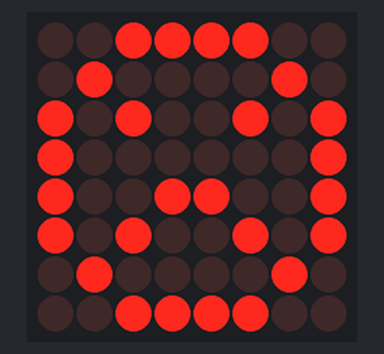
Simulated run of this sketch. Board: Arduino Uno, built with avr-gcc and run on an emulated ATmega328P. On the bench: 8×8 LED matrix.

Above: at 0.1 s.
At 1.1 s:
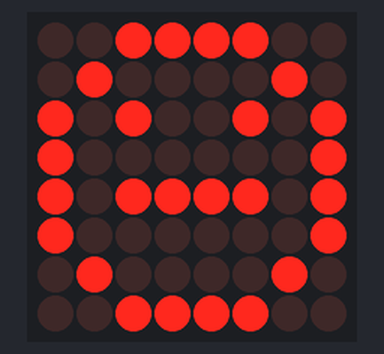
At 2.1 s:
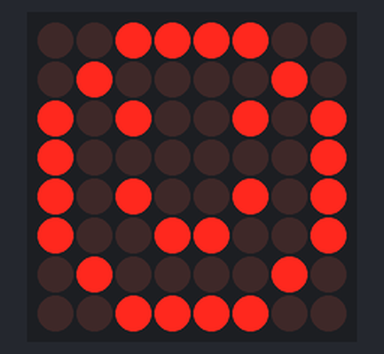

Measured:
- by itself, everything shown: repeats every 3.0 s, in 3 steps
- what the display in image 1 shows lasts 1.0 s, from 1.0 s to 2.0 s

The sketch:

LEDdemo.ino
```cpp
/*
 Created by Rui Santos

 All the resources for this project:
 http://randomnerdtutorials.com/
*/

#include <LedControl.h>
#include "binary.h"

/*
 DIN connects to pin 12
 CLK connects to pin 11
 CS connects to pin 10
*/
LedControl lc=LedControl(0,1,2,1);

// delay time between faces
unsigned long delaytime=1000;

// happy face
byte hf[8]= {B00111100,B01000010,B10100101,B10000001,B10100101,B10011001,B01000010,B00111100};
// neutral face
byte nf[8]={B00111100, B01000010,B10100101,B10000001,B10111101,B10000001,B01000010,B00111100};
// sad face
byte sf[8]= {B00111100,B01000010,B10100101,B10000001,B10011001,B10100101,B01000010,B00111100};

void setup() {
  lc.shutdown(0,false);
  // Set brightness to a medium value
  lc.setIntensity(0,8);
  // Clear the display
  lc.clearDisplay(0);
}

void drawFaces(){
  // Display sad face
  lc.setRow(0,0,sf[0]);
  lc.setRow(0,1,sf[1]);
  lc.setRow(0,2,sf[2]);
  lc.setRow(0,3,sf[3]);
  lc.setRow(0,4,sf[4]);
  lc.setRow(0,5,sf[5]);
  lc.setRow(0,6,sf[6]);
  lc.setRow(0,7,sf[7]);
  delay(delaytime);

  // Display neutral face
  lc.setRow(0,0,nf[0]);
  lc.setRow(0,1,nf[1]);
  lc.setRow(0,2,nf[2]);
  lc.setRow(0,3,nf[3]);
  lc.setRow(0,4,nf[4]);
  lc.setRow(0,5,nf[5]);
  lc.setRow(0,6,nf[6]);
  lc.setRow(0,7,nf[7]);
  delay(delaytime);

  // Display happy face
  lc.setRow(0,0,hf[0]);
  lc.setRow(0,1,hf[1]);
  lc.setRow(0,2,hf[2]);
  lc.setRow(0,3,hf[3]);
  lc.setRow(0,4,hf[4]);
  lc.setRow(0,5,hf[5]);
  lc.setRow(0,6,hf[6]);
  lc.setRow(0,7,hf[7]);
  delay(delaytime);
}

void loop(){
  drawFaces();
}
```

binary.h
```cpp
// (licence header left out)
#ifndef Binary_h
#define Binary_h

#define B0 0
#define B00 0
#define B000 0
#define B0000 0
#define B00000 0
#define B000000 0
#define B0000000 0
#define B00000000 0
#define B1 1
#define B01 1
#define B001 1
#define B0001 1
#define B00001 1
#define B000001 1
#define B0000001 1
#define B00000001 1
#define B10 2
#define B010 2
#define B0010 2
#define B00010 2
#define B000010 2
#define B0000010 2
#define B00000010 2
#define B11 3
#define B011 3
#define B0011 3
#define B00011 3
#define B000011 3
#define B0000011 3
#define B00000011 3
#define B100 4
#define B0100 4
#define B00100 4
#define B000100 4
#define B0000100 4
#define B00000100 4
#define B101 5
#define B0101 5
#define B00101 5
#define B000101 5
#define B0000101 5
#define B00000101 5
#define B110 6
#define B0110 6
#define B00110 6
#define B000110 6
#define B0000110 6
#define B00000110 6
#define B111 7
#define B0111 7
#define B00111 7
#define B000111 7
#define B0000111 7
#define B00000111 7
#define B1000 8
#define B01000 8
#define B001000 8
#define B0001000 8
#define B00001000 8
#define B1001 9
#define B01001 9
#define B001001 9
#define B0001001 9
#define B00001001 9
#define B1010 10
#define B01010 10
#define B001010 10
#define B0001010 10
#define B00001010 10
#define B1011 11
#define B01011 11
#define B001011 11
#define B0001011 11
#define B00001011 11
#define B1100 12
#define B01100 12
#define B001100 12
#define B0001100 12
#define B00001100 12
#define B1101 13
#define B01101 13
#define B001101 13
#define B0001101 13
#define B00001101 13
#define B1110 14
#define B01110 14
#define B001110 14
#define B0001110 14
#define B00001110 14
#define B1111 15
#define B01111 15
#define B001111 15
#define B0001111 15
#define B00001111 15
#define B10000 16
#define B010000 16
#define B0010000 16
#define B00010000 16
#define B10001 17
#define B010001 17
#define B0010001 17
#define B00010001 17
#define B10010 18
#define B010010 18
#define B0010010 18
#define B00010010 18
#define B10011 19
#define B010011 19
#define B0010011 19
#define B00010011 19
#define B10100 20
#define B010100 20
#define B0010100 20
#define B00010100 20
#define B10101 21
#define B010101 21
#define B0010101 21
#define B00010101 21
#define B10110 22
#define B010110 22
#define B0010110 22
#define B00010110 22
#define B10111 23
#define B010111 23
#define B0010111 23
#define B00010111 23
#define B11000 24
#define B011000 24
#define B0011000 24
#define B00011000 24
#define B11001 25
#define B011001 25
#define B0011001 25
#define B00011001 25
#define B11010 26
#define B011010 26
#define B0011010 26
#define B00011010 26
#define B11011 27
#define B011011 27
#define B0011011 27
#define B00011011 27
#define B11100 28
#define B011100 28
#define B0011100 28
#define B00011100 28
#define B11101 29
#define B011101 29
#define B0011101 29
#define B00011101 29
#define B11110 30
#define B011110 30
#define B0011110 30
#define B00011110 30
#define B11111 31
#define B011111 31
#define B0011111 31
#define B00011111 31
#define B100000 32
#define B0100000 32
#define B00100000 32
#define B100001 33
#define B0100001 33
#define B00100001 33
#define B100010 34
#define B0100010 34
#define B00100010 34
#define B100011 35
#define B0100011 35
#define B00100011 35
#define B100100 36
#define B0100100 36
#define B00100100 36
#define B100101 37
#define B0100101 37
#define B00100101 37
#define B100110 38
#define B0100110 38
#define B00100110 38
#define B100111 39
#define B0100111 39
#define B00100111 39
#define B101000 40
#define B0101000 40
#define B00101000 40
#define B101001 41
#define B0101001 41
#define B00101001 41
#define B101010 42
#define B0101010 42
#define B00101010 42
#define B101011 43
#define B0101011 43
#define B00101011 43
#define B101100 44
#define B0101100 44
#define B00101100 44
#define B101101 45
#define B0101101 45
#define B00101101 45
#define B101110 46
#define B0101110 46
#define B00101110 46
#define B101111 47
#define B0101111 47
#define B00101111 47
#define B110000 48
#define B0110000 48
#define B00110000 48
#define B110001 49
#define B0110001 49
#define B00110001 49
#define B110010 50
#define B0110010 50
#define B00110010 50
#define B110011 51
#define B0110011 51
#define B00110011 51
#define B110100 52
#define B0110100 52
#define B00110100 52
#define B110101 53
#define B0110101 53
#define B00110101 53
#define B110110 54
#define B0110110 54
#define B00110110 54
#define B110111 55
#define B0110111 55
#define B00110111 55
#define B111000 56
#define B0111000 56
#define B00111000 56
#define B111001 57
#define B0111001 57
#define B00111001 57
#define B111010 58
#define B0111010 58
#define B00111010 58
#define B111011 59
#define B0111011 59
#define B00111011 59
#define B111100 60
#define B0111100 60
#define B00111100 60
#define B111101 61
#define B0111101 61
#define B00111101 61
#define B111110 62
#define B0111110 62
#define B00111110 62
#define B111111 63
#define B0111111 63
#define B00111111 63
#define B1000000 64
#define B01000000 64
#define B1000001 65
#define B01000001 65
#define B1000010 66
#define B01000010 66
#define B1000011 67
#define B01000011 67
#define B1000100 68
#define B01000100 68
#define B1000101 69
#define B01000101 69
#define B1000110 70
#define B01000110 70
#define B1000111 71
#define B01000111 71
#define B1001000 72
#define B01001000 72
#define B1001001 73
#define B01001001 73
#define B1001010 74
#define B01001010 74
#define B1001011 75
#define B01001011 75
#define B1001100 76
#define B01001100 76
#define B1001101 77
#define B01001101 77
#define B1001110 78
#define B01001110 78
#define B1001111 79
#define B01001111 79
#define B1010000 80
#define B01010000 80
#define B1010001 81
#define B01010001 81
#define B1010010 82
#define B01010010 82
#define B1010011 83
#define B01010011 83
#define B1010100 84
#define B01010100 84
#define B1010101 85
#define B01010101 85
#define B1010110 86
#define B01010110 86
#define B1010111 87
#define B01010111 87
#define B1011000 88
#define B01011000 88
#define B1011001 89
#define B01011001 89
#define B1011010 90
#define B01011010 90
#define B1011011 91
#define B01011011 91
#define B1011100 92
#define B01011100 92
#define B1011101 93
#define B01011101 93
#define B1011110 94
#define B01011110 94
#define B1011111 95
#define B01011111 95
#define B1100000 96
#define B01100000 96
#define B1100001 97
#define B01100001 97
#define B1100010 98
#define B01100010 98
#define B1100011 99
#define B01100011 99
#define B1100100 100
#define B01100100 100
#define B1100101 101
#define B01100101 101
#define B1100110 102
#define B01100110 102
#define B1100111 103
#define B01100111 103
#define B1101000 104
#define B01101000 104
#define B1101001 105
#define B01101001 105
#define B1101010 106
#define B01101010 106
#define B1101011 107
#define B01101011 107
#define B1101100 108
#define B01101100 108
#define B1101101 109
#define B01101101 109
#define B1101110 110
#define B01101110 110
#define B1101111 111
#define B01101111 111
#define B1110000 112
#define B01110000 112
#define B1110001 113
#define B01110001 113
#define B1110010 114
#define B01110010 114
#define B1110011 115
#define B01110011 115
#define B1110100 116
#define B01110100 116
#define B1110101 117
#define B01110101 117
#define B1110110 118
#define B01110110 118
#define B1110111 119
#define B01110111 119
#define B1111000 120
#define B01111000 120
#define B1111001 121
#define B01111001 121
#define B1111010 122
#define B01111010 122
#define B1111011 123
#define B01111011 123
#define B1111100 124
#define B01111100 124
#define B1111101 125
#define B01111101 125
#define B1111110 126
#define B01111110 126
#define B1111111 127
#define B01111111 127
#define B10000000 128
#define B10000001 129
#define B10000010 130
#define B10000011 131
#define B10000100 132
#define B10000101 133
#define B10000110 134
#define B10000111 135
#define B10001000 136
#define B10001001 137
#define B10001010 138
#define B10001011 139
#define B10001100 140
#define B10001101 141
#define B10001110 142
#define B10001111 143
#define B10010000 144
#define B10010001 145
#define B10010010 146
#define B10010011 147
#define B10010100 148
#define B10010101 149
#define B10010110 150
#define B10010111 151
#define B10011000 152
#define B10011001 153
#define B10011010 154
#define B10011011 155
#define B10011100 156
#define B10011101 157
#define B10011110 158
#define B10011111 159
#define B10100000 160
#define B10100001 161
#define B10100010 162
#define B10100011 163
#define B10100100 164
#define B10100101 165
#define B10100110 166
#define B10100111 167
#define B10101000 168
#define B10101001 169
#define B10101010 170
#define B10101011 171
#define B10101100 172
#define B10101101 173
#define B10101110 174
#define B10101111 175
#define B10110000 176
#define B10110001 177
#define B10110010 178
#define B10110011 179
#define B10110100 180
#define B10110101 181
#define B10110110 182
#define B10110111 183
#define B10111000 184
#define B10111001 185
#define B10111010 186
#define B10111011 187
#define B10111100 188
#define B10111101 189
#define B10111110 190
#define B10111111 191
#define B11000000 192
#define B11000001 193
#define B11000010 194
#define B11000011 195
#define B11000100 196
#define B11000101 197
#define B11000110 198
#define B11000111 199
#define B11001000 200
#define B11001001 201
#define B11001010 202
#define B11001011 203
#define B11001100 204
#define B11001101 205
#define B11001110 206
#define B11001111 207
#define B11010000 208
#define B11010001 209
#define B11010010 210
#define B11010011 211
#define B11010100 212
#define B11010101 213
#define B11010110 214
#define B11010111 215
#define B11011000 216
#define B11011001 217
#define B11011010 218
#define B11011011 219
#define B11011100 220
#define B11011101 221
#define B11011110 222
#define B11011111 223
#define B11100000 224
#define B11100001 225
#define B11100010 226
#define B11100011 227
#define B11100100 228
#define B11100101 229
#define B11100110 230
#define B11100111 231
#define B11101000 232
#define B11101001 233
#define B11101010 234
#define B11101011 235
#define B11101100 236
#define B11101101 237
#define B11101110 238
#define B11101111 239
#define B11110000 240
#define B11110001 241
#define B11110010 242
#define B11110011 243
#define B11110100 244
#define B11110101 245
#define B11110110 246
#define B11110111 247
#define B11111000 248
#define B11111001 249
#define B11111010 250
#define B11111011 251
#define B11111100 252
#define B11111101 253
#define B11111110 254
#define B11111111 255

#endif
```
